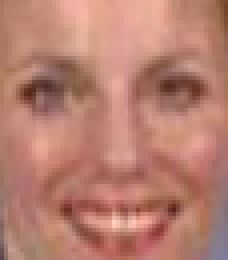
%> input picture query1.png, 57 x 65 px (shown 4 times larger)
$ octave relationfft.m   (GNU Octave 9; MATLAB toolbox functions it lacks are replaced by stand-ins)
%> lines starting %> are read from the running program, lines starting %| are printed output that depends on the picture
query1 = imread('query1.png');
%> query1 is the input picture: size 65x57x3 uint8; mean R, G, B 183.8, 127, 112
target_01 = imread('target_01.jpg');
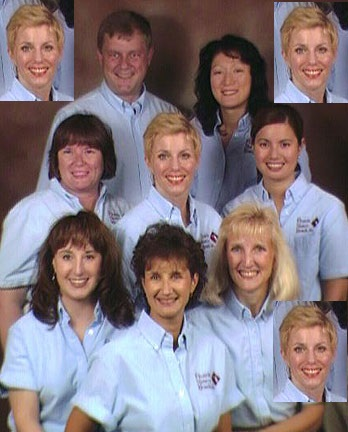
%> input picture target_01.jpg, 348 x 432 px
%> target_01 is the input picture: size 432x348x3 uint8; mean R, G, B 131.2, 118.7, 124.7
query1 = rgb2gray(query1);
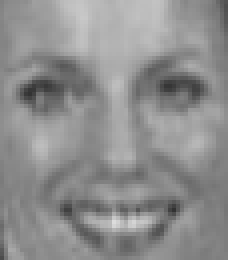
%> query1: size 65x57 uint8 (shown 4 times larger); min 50, max 220, mean 142.3
target_01 = rgb2gray(target_01);
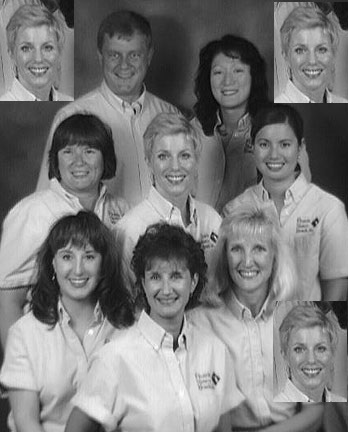
%> target_01: size 432x348 uint8; min 1, max 253, mean 123.1

[m, n] = size(query1);
%> m = 65; n = 57
[M, N] = size(target_01);
%> M = 432; N = 348

target = target_01(1:m, 1:n);
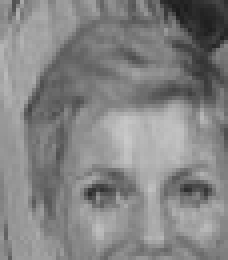
%> target: size 65x57 uint8 (shown 4 times larger); min 27, max 201, mean 131.7

for i = 1 : m
    for j = 1 : n

    end
end
